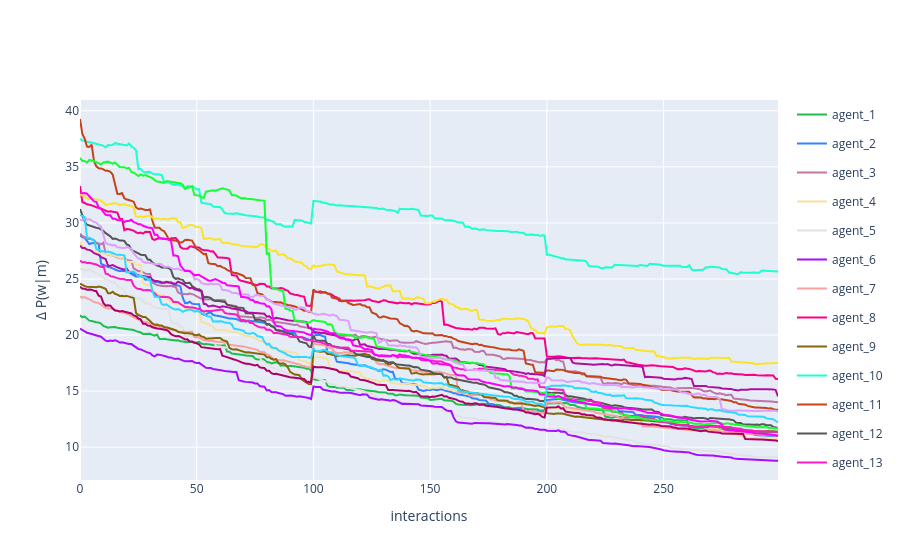

The notebook cell this image was saved under:
### Code cell
fig = multi_agent_update_plot_from_df(vocab_dif)
fig.update_layout(
    # title='Dyadic interaction in a random environment',
    yaxis_title='Δ P(w|m)',
    xaxis_title='interactions'
)
fig.show()

### Figure 1 — Plotly figure (JSON) as saved in the notebook; plotly's stock layout.template omitted (floating-point values rounded to 4 significant figures; data arrays with more than 128 entries replaced by an {"elided": "..."} marker saying what was removed)
{"data": [{"legendgroup": "agent_1", "line": {"color": "#1CBE4F"}, "mode": "lines", "name": "agent_1", "showlegend": true, "x": {"elided": "300 int values"}, "y": {"elided": "300 float values"}, "type": "scatter"}, {"legendgroup": "agent_2", "line": {"color": "#3283FE"}, "mode": "lines", "name": "agent_2", "showlegend": true, "x": {"elided": "300 int values"}, "y": {"elided": "300 float values"}, "type": "scatter"}, {"legendgroup": "agent_3", "line": {"color": "#C075A6"}, "mode": "lines", "name": "agent_3", "showlegend": true, "x": {"elided": "300 int values"}, "y": {"elided": "300 float values"}, "type": "scatter"}, {"legendgroup": "agent_4", "line": {"color": "#F7E1A0"}, "mode": "lines", "name": "agent_4", "showlegend": true, "x": {"elided": "300 int values"}, "y": {"elided": "300 float values"}, "type": "scatter"}, {"legendgroup": "agent_5", "line": {"color": "#E2E2E2"}, "mode": "lines", "name": "agent_5", "showlegend": true, "x": {"elided": "300 int values"}, "y": {"elided": "300 float values"}, "type": "scatter"}, {"legendgroup": "agent_6", "line": {"color": "#AA0DFE"}, "mode": "lines", "name": "agent_6", "showlegend": true, "x": {"elided": "300 int values"}, "y": {"elided": "300 float values"}, "type": "scatter"}, {"legendgroup": "agent_7", "line": {"color": "#F8A19F"}, "mode": "lines", "name": "agent_7", "showlegend": true, "x": {"elided": "300 int values"}, "y": {"elided": "300 float values"}, "type": "scatter"}, {"legendgroup": "agent_8", "line": {"color": "#FA0087"}, "mode": "lines", "name": "agent_8", "showlegend": true, "x": {"elided": "300 int values"}, "y": {"elided": "300 float values"}, "type": "scatter"}, {"legendgroup": "agent_9", "line": {"color": "#85660D"}, "mode": "lines", "name": "agent_9", "showlegend": true, "x": {"elided": "300 int values"}, "y": {"elided": "300 float values"}, "type": "scatter"}, {"legendgroup": "agent_10", "line": {"color": "#1CFFCE"}, "mode": "lines", "name": "agent_10", "showlegend": true, "x": {"elided": "300 int values"}, "y": {"elided": "300 float values"}, "type": "scatter"}, {"legendgroup": "agent_11", "line": {"color": "#C4451C"}, "mode": "lines", "name": "agent_11", "showlegend": true, "x": {"elided": "300 int values"}, "y": {"elided": "300 float values"}, "type": "scatter"}, {"legendgroup": "agent_12", "line": {"color": "#565656"}, "mode": "lines", "name": "agent_12", "showlegend": true, "x": {"elided": "300 int values"}, "y": {"elided": "300 float values"}, "type": "scatter"}, {"legendgroup": "agent_13", "line": {"color": "#FC1CBF"}, "mode": "lines", "name": "agent_13", "showlegend": true, "x": {"elided": "300 int values"}, "y": {"elided": "300 float values"}, "type": "scatter"}, {"legendgroup": "agent_14", "line": {"color": "#FBE426"}, "mode": "lines", "name": "agent_14", "showlegend": true, "x": {"elided": "300 int values"}, "y": {"elided": "300 float values"}, "type": "scatter"}, {"legendgroup": "agent_15", "line": {"color": "#B00068"}, "mode": "lines", "name": "agent_15", "showlegend": true, "x": {"elided": "300 int values"}, "y": {"elided": "300 float values"}, "type": "scatter"}, {"legendgroup": "agent_16", "line": {"color": "#B10DA1"}, "mode": "lines", "name": "agent_16", "showlegend": true, "x": {"elided": "300 int values"}, "y": {"elided": "300 float values"}, "type": "scatter"}, {"legendgroup": "agent_17", "line": {"color": "#16FF32"}, "mode": "lines", "name": "agent_17", "showlegend": true, "x": {"elided": "300 int values"}, "y": {"elided": "300 float values"}, "type": "scatter"}, {"legendgroup": "agent_18", "line": {"color": "#DEA0FD"}, "mode": "lines", "name": "agent_18", "showlegend": true, "x": {"elided": "300 int values"}, "y": {"elided": "300 float values"}, "type": "scatter"}, {"legendgroup": "agent_19", "line": {"color": "#FE00FA"}, "mode": "lines", "name": "agent_19", "showlegend": true, "x": {"elided": "300 int values"}, "y": {"elided": "300 float values"}, "type": "scatter"}, {"legendgroup": "agent_20", "line": {"color": "#2ED9FF"}, "mode": "lines", "name": "agent_20", "showlegend": true, "x": {"elided": "300 int values"}, "y": {"elided": "300 float values"}, "type": "scatter"}], "layout": {"yaxis": {"title": {"text": "Δ P(w|m)"}}, "xaxis": {"title": {"text": "interactions"}}}}
